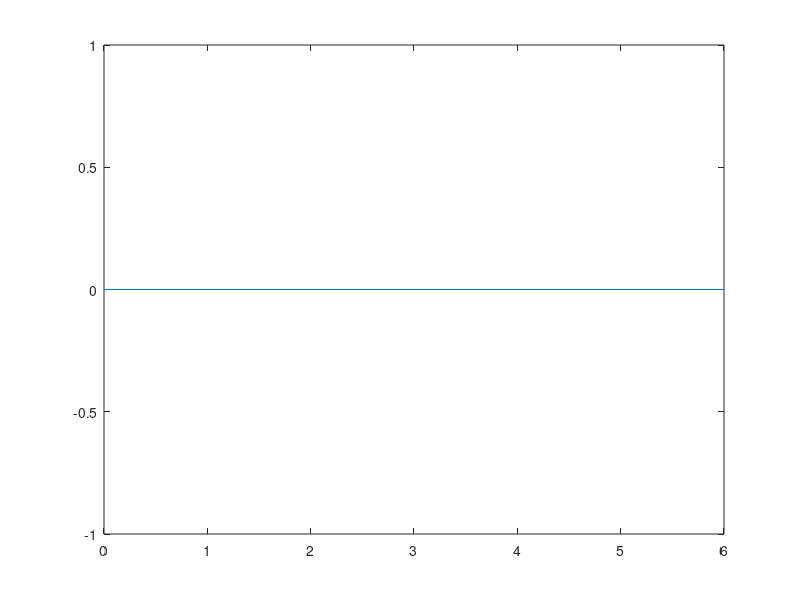

MATLAB code to generate this figure: (Note: a time limit stopped this script after it produced the figure.)
Cx = 200;
Cy = 30;

f1 = @(x) x - 1;
f2 = @(x) -x/2 -1;
f3 = @(x) -x + 2;

A = [1,-1; % y >= x - 1
     -1/2, -1; % y >= -x/2 -1
     1, 1]; % y <= -x + 2
b = [1,1,2];

maxX = 400;
maxY = 400;
VREP = 0;
TRIANGLE = 1;
SQUARE = 2;

world = VREP;
if(world == TRIANGLE)
    A = [-1, 0; 0 , -1; maxY/maxX,1]; 
    b = [0, 0, maxY];    worldVertexes = [0, 0; 0, maxY; maxX, 0; 0, 0]; 
elseif(world == SQUARE)
    A = [-1 , 0; 1 , 0; 0 , 1; 0 , -1];
    b = [0, maxX, maxY, 0];
    worldVertexes = [0, 0; 0,maxY; maxX,maxY; maxX,0; 0, 0];
elseif(world == VREP)
    A = [-1 , 0; 0 , -1; -1 , 1; 0.6 , 1; 0.6 , -1]; 
    b = [0, 0, 6, 15.6, 3.6];
    worldVertexes = [0, 0; 0,6; 6,12 ; 16,6 ; 6,0; 0,0];
    offset = 1;
end
xrange = max(worldVertexes(:,1));
yrange = max(worldVertexes(:,2));

 for i = 1: size(worldVertexes,1)-1                
   plot([worldVertexes(i,1) worldVertexes(i+1,1)],[worldVertexes(i,2) worldVertexes(i+1,2)]);                    
 end

[X,Y] = meshgrid(0:0.1:400);
% Check x,y in bounded region
check = ones(size(X));
den = ones(size(X));

Z = 0;
for i = 1:numel(b)
   tmpCheck = (b(i) - (A(i,1).*X + A(i,2).*Y) >= 0);
   Z = Z + log(tmpCheck * (b(i) - (A(i,1).*Cx + A(i,2).*Cy))./(b(i) - (A(i,1).*X + A(i,2) .*Y))).^2;
   check = check & tmpCheck;
end
%Z(Z > 0) = log(Z(Z>0)).^2;

figure
ax = axes;
hold on; grid on;

% Draw Line
Yline1 = f1(X);
Yline2 = f2(X);
Yline3 = f3(X);
P = zeros(size(Yline1));
mesh(X, Yline1, P);
mesh(X, Yline2, P);
mesh(X, Yline3, P);

mesh(X,Y,Z);
%contour(X,Y,Z)

xlim([-2 * range , 2 * range]);
%set ( ax, 'Xdir', 'reverse' )
ylim([-2 * range , 2 * range]);
%set ( ax, 'Ydir', 'reverse' )
zlim([0.001, 20]);

colormap summer
